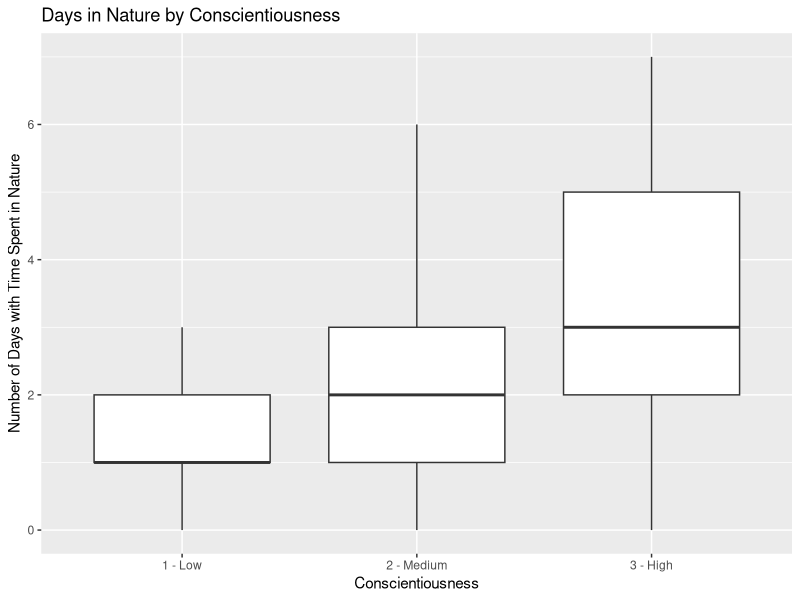
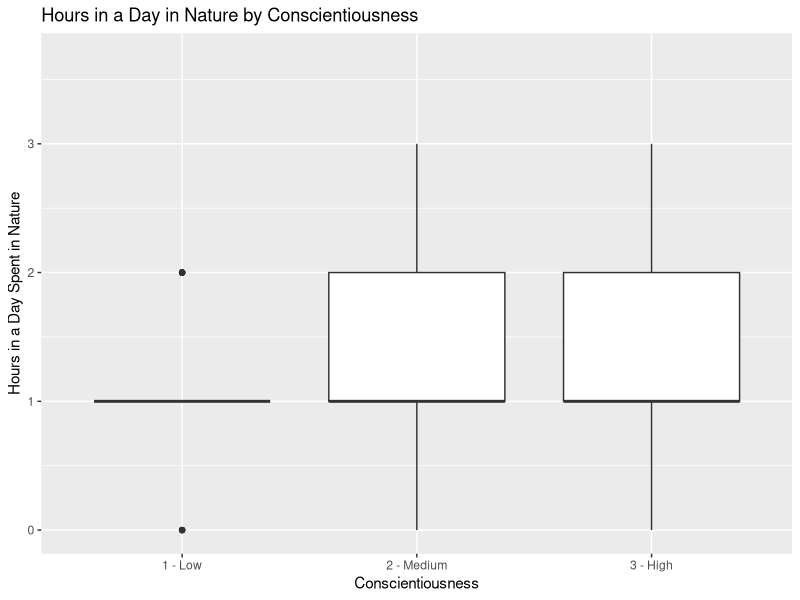
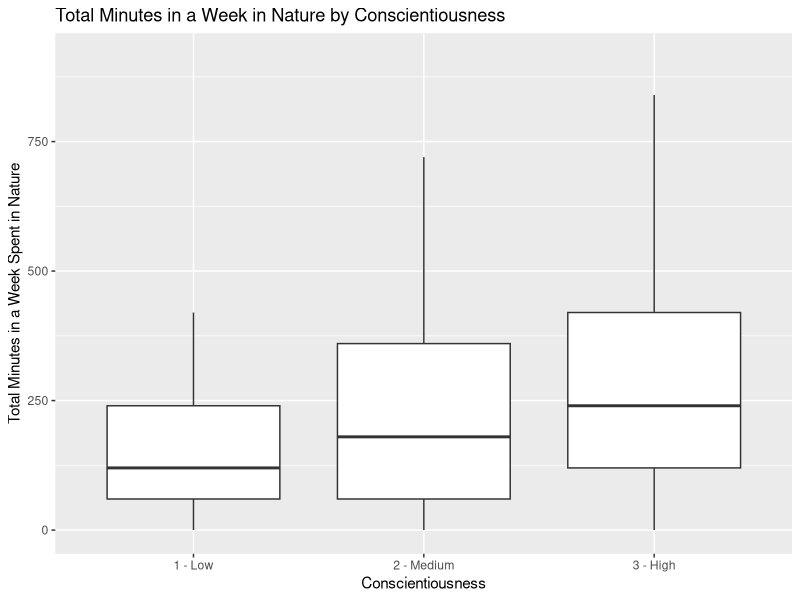
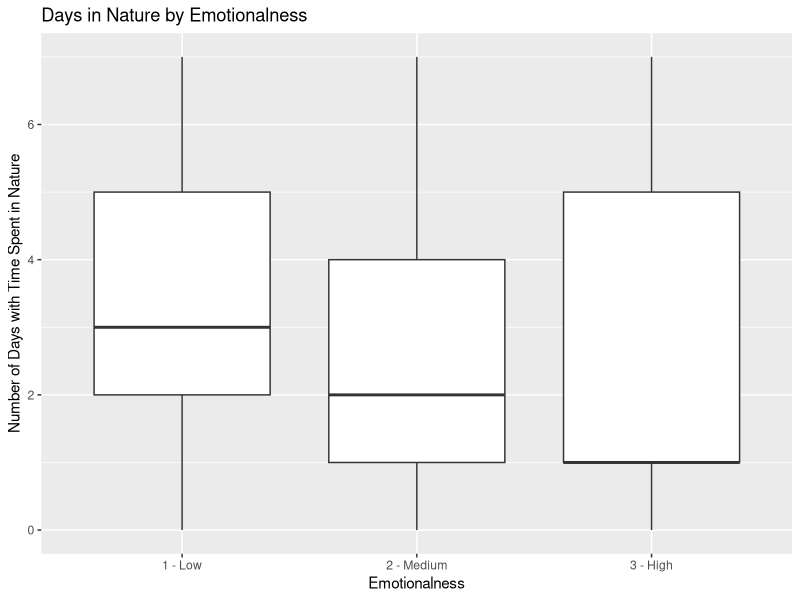
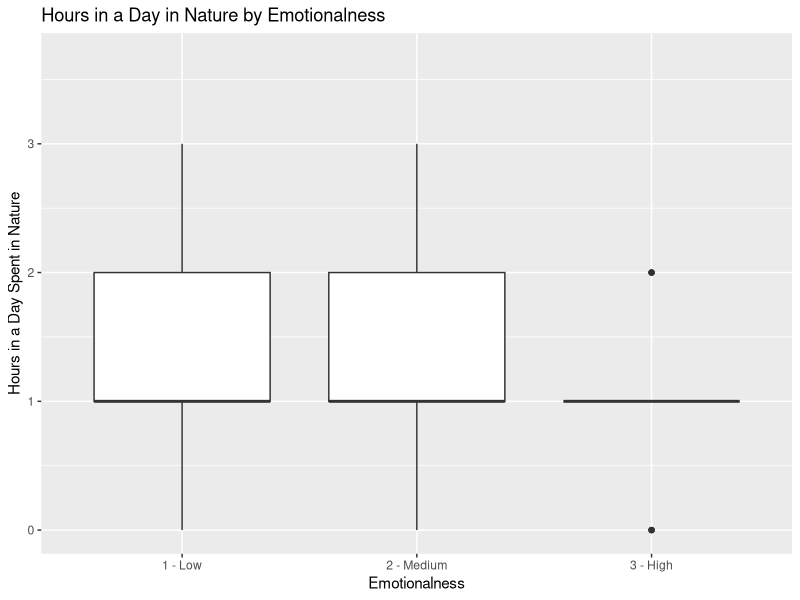
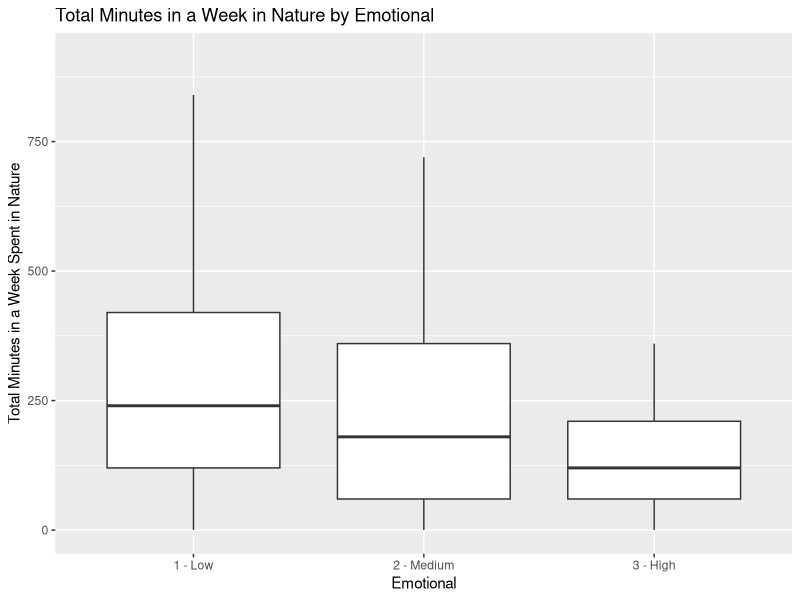
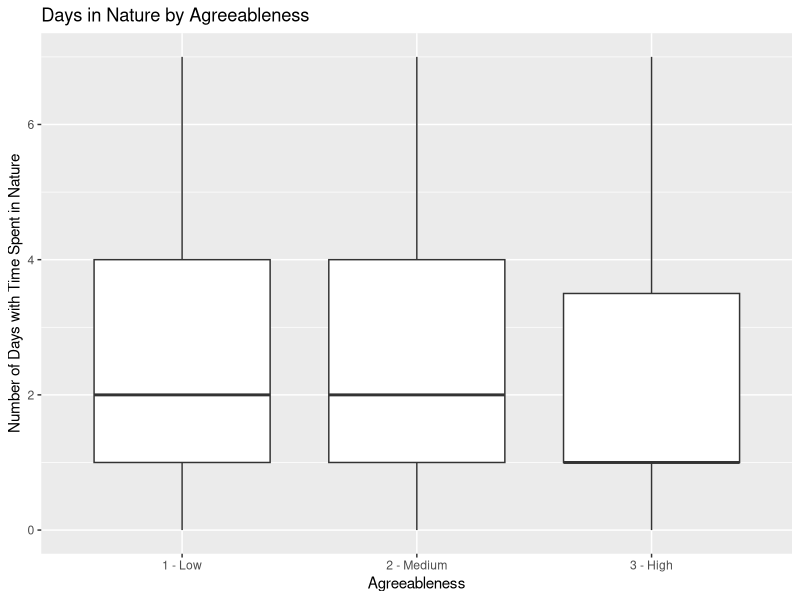
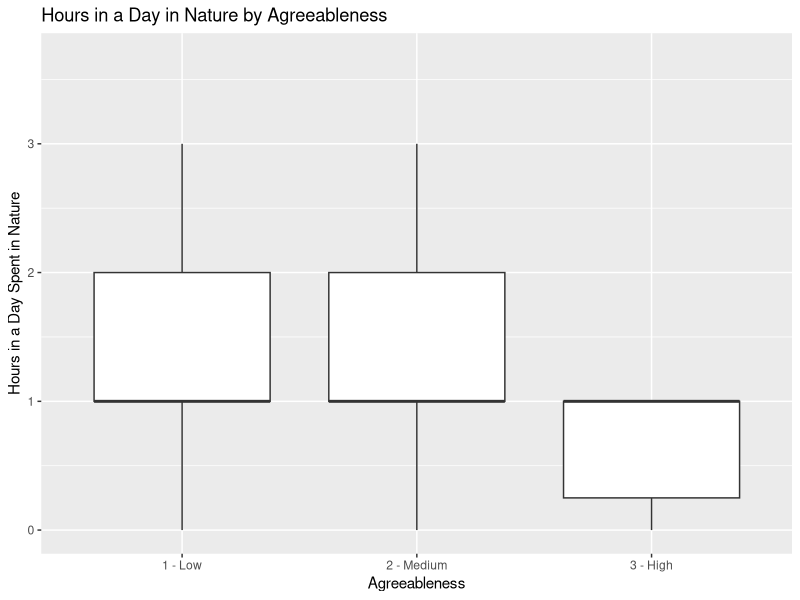

Here is the R script that generated these plots, in order:
## ---- chunk 1
knitr::opts_chunk$set(echo = F, warning = F, message = F)
## ---- chunk 2
library(tidyverse)
library(ggplot2)
## ---- chunk 3
prsn_data_full <- read_csv("data/dataset121321WIDE.csv")

prsn_data <- prsn_data_full %>% select("id", "prolific_id", "c_time_in_nature_daysweek", "c_time_in_nature_hoursdaynew", "c_total_time_naturenew", "numparks_nq", "parkarea_nq", "proppark_nq", "popdensity_nq", "parkareaperperson_nq", "c_surroundings", "y1", "y2", "totalstress1cat","totalstress2cat", "changestress2", "catconscientiousness", "catemotional", "catagreeableness", "catopenness", "catextraversion")

## ---- chunk 4

# creating variable for personality type that combines low and high variables to one for plotting

newvar_prsn_data <- prsn_data %>% 
  mutate(
    # personality 
    conscientiousness = case_when(
      catconscientiousness == 3 ~ "3 - High",
      catconscientiousness == 2 ~ "2 - Medium",
      catconscientiousness == 1 ~ "1 - Low"
    ),
    emotional = case_when(
      catemotional == 3 ~ "3 - High",
      catemotional == 2 ~ "2 - Medium",
      catemotional == 1 ~ "1 - Low"
    ),
    agreeableness = case_when(
      catagreeableness == 3 ~ "3 - High",
      catagreeableness == 2 ~ "2 - Medium",
      catagreeableness == 1 ~ "1 - Low"
    ),
    openness = case_when(
      catopenness == 3 ~ "3 - High",
      catopenness == 2 ~ "2 - Medium",
      catopenness == 1 ~ "1 - Low"
    ),
    extraversion = case_when(
      catextraversion == 3 ~ "3 - High",
      catextraversion == 2 ~ "2 - Medium",
      catextraversion == 1 ~ "1 - Low"
    ),
    
    # park info
    numparks_nq = as.character(numparks_nq),
    parkarea_nq = as.character(parkarea_nq),
    proppark_nq = as.character(proppark_nq),
    popdensity_nq = as.character(popdensity_nq),
    parkareaperperson_nq = as.character(parkareaperperson_nq),
    c_surroundings = case_when(
      c_surroundings == "Other:" ~ "Other",
      TRUE ~ c_surroundings
    ),
    
    # direct nature
    days = c_time_in_nature_daysweek,
    hours = c_time_in_nature_hoursdaynew,
    total = c_total_time_naturenew,
    
    # stress
    
    stress1 = y1,
    stress2 = y2
    # "totalstress1cat","totalstress2cat", "changestress2"

  )

## ---- chunk 5
# Nature

natureDays_Qs <- quantile(newvar_prsn_data$days, na.rm = T)
natureDay_ylim <- c(0, 7)  

natureHours_Qs <- quantile(newvar_prsn_data$hours, na.rm = T)
natureHour_ylim <- c(0, (natureHours_Qs[4]+1.5*(natureHours_Qs[4] - natureHours_Qs[2]))*1.05) 

natureTotal_Qs <- quantile(newvar_prsn_data$total, na.rm = T)
natureTotal_ylim <- c(0, (natureTotal_Qs[4]+1.5*(natureTotal_Qs[4] - natureTotal_Qs[2]))*1.05) 



# stress
changestress_Qs <-quantile(newvar_prsn_data$changestress2, na.rm = T)
changestress_ylim <-  c( (changestress_Qs[2]*2), (changestress_Qs[4]+1.5*(changestress_Qs[4] - changestress_Qs[2]))*1.05) 

stress_ylim <- c(0, 40)

stresscat_ylim <- c(0, 5)

## ---- chunk 6

newvar_prsn_data <- newvar_prsn_data %>%
  mutate(
    natureDays_Q = case_when(
      days > natureDays_Qs[4] ~ "4",
      days > natureDays_Qs[3] ~ "3",
      days > natureDays_Qs[2] ~ "2",
      days >= natureDays_Qs[1] ~ "1"
    ),
    natureHours_Q = case_when(
      hours > natureHours_Qs[4] ~ "4",
      hours > natureHours_Qs[3] ~ "3",
      hours > natureHours_Qs[2] ~ "2",
      hours >= natureHours_Qs[1] ~ "1"
    ),
    natureTotal_Q = case_when(
      total > natureTotal_Qs[4] ~ "4",
      total > natureTotal_Qs[3] ~ "3",
      total > natureTotal_Qs[2] ~ "2",
      total >= natureTotal_Qs[1] ~ "1"
    )
  )

## ---- chunk 7

consc_natureDays <-
  newvar_prsn_data %>%
  filter(!is.na(conscientiousness)) %>%
  ggplot(
         aes_string( x = 'conscientiousness', y = 'days')) + 
  geom_boxplot(outlier.shape = NA) +
  labs(
    x = "Conscientiousness",
    y = "Number of Days with Time Spent in Nature",
    title = "Days in Nature by Conscientiousness",
  )+
  ylim(natureDay_ylim)
consc_natureDays


consc_natureHours <-
  newvar_prsn_data %>%
  filter(!is.na(conscientiousness)) %>%
  ggplot(
         aes_string( x = 'conscientiousness', y = 'hours')) + 
  geom_boxplot() +
  labs(
    x = "Conscientiousness",
    y = "Hours in a Day Spent in Nature",
    title = "Hours in a Day in Nature by Conscientiousness",
  )+
  ylim(natureHour_ylim)
consc_natureHours


consc_natureTotal <-
  newvar_prsn_data %>%
  filter(!is.na(conscientiousness)) %>%
  ggplot(
         aes_string( x = 'conscientiousness', y = 'total')) + 
  geom_boxplot(outlier.shape = NA) +
  labs(
    x = "Conscientiousness",
    y = "Total Minutes in a Week Spent in Nature",
    title = "Total Minutes in a Week in Nature by Conscientiousness",
  )+
  ylim(natureTotal_ylim)
consc_natureTotal
## ---- chunk 8

emo_natureDays <-
  newvar_prsn_data %>%
  filter(!is.na(emotional)) %>%
  ggplot(
         aes_string( x = 'emotional', y = 'days')) + 
  geom_boxplot(outlier.shape = NA) +
  labs(
    x = "Emotionalness",
    y = "Number of Days with Time Spent in Nature",
    title = "Days in Nature by Emotionalness",
  )+
  ylim(natureDay_ylim)
emo_natureDays


emo_natureHours <-
  newvar_prsn_data %>%
  filter(!is.na(emotional)) %>%
  ggplot(
         aes_string( x = 'emotional', y = 'hours')) + 
  geom_boxplot() +
  labs(
    x = "Emotionalness",
    y = "Hours in a Day Spent in Nature",
    title = "Hours in a Day in Nature by Emotionalness",
  )+
  ylim(natureHour_ylim)
emo_natureHours


emo_natureTotal <-
  newvar_prsn_data %>%
  filter(!is.na(emotional)) %>%
  ggplot(
         aes_string( x = 'emotional', y = 'total')) + 
  geom_boxplot(outlier.shape = NA) +
  labs(
    x = "Emotional",
    y = "Total Minutes in a Week Spent in Nature",
    title = "Total Minutes in a Week in Nature by Emotional",
  )+
  ylim(natureTotal_ylim)
emo_natureTotal
## ---- chunk 9

agree_natureDays <-
  newvar_prsn_data %>%
  filter(!is.na(agreeableness)) %>%
  ggplot(
         aes_string( x = 'agreeableness', y = 'days')) + 
  geom_boxplot(outlier.shape = NA) +
  labs(
    x = "Agreeableness",
    y = "Number of Days with Time Spent in Nature",
    title = "Days in Nature by Agreeableness",
  )+
  ylim(natureDay_ylim)
agree_natureDays


agree_natureHours <-
  newvar_prsn_data %>%
  filter(!is.na(agreeableness)) %>%
  ggplot(
         aes_string( x = 'agreeableness', y = 'hours')) + 
  geom_boxplot() +
  labs(
    x = "Agreeableness",
    y = "Hours in a Day Spent in Nature",
    title = "Hours in a Day in Nature by Agreeableness",
  )+
  ylim(natureHour_ylim)
agree_natureHours


agree_natureTotal <-
  newvar_prsn_data %>%
  filter(!is.na(agreeableness)) %>%
  ggplot(
         aes_string( x = 'agreeableness', y = 'total')) + 
  geom_boxplot() +
  labs(
    x = "Agreeableness",
    y = "Total Minutes in a Week Spent in Nature",
    title = "Total Minutes in a Week in Nature by Agreeableness",
  )+
  ylim(natureTotal_ylim)
agree_natureTotal
## ---- chunk 10

open_natureDays <-
  newvar_prsn_data %>%
  filter(!is.na(openness)) %>%
  ggplot(
         aes_string( x = 'openness', y = 'days')) + 
  geom_boxplot(outlier.shape = NA) +
  labs(
    x = "Openness",
    y = "Number of Days with Time Spent in Nature",
    title = "Days in Nature by Openness",
  )+
  ylim(natureDay_ylim)
open_natureDays


open_natureHours <-
  newvar_prsn_data %>%
  filter(!is.na(openness)) %>%
  ggplot(
         aes_string( x = 'openness', y = 'hours')) + 
  geom_boxplot() +
  labs(
    x = "Openness",
    y = "Hours in a Day Spent in Nature",
    title = "Hours in a Day in Nature by Openness",
  )+
  ylim(natureHour_ylim)
open_natureHours


open_natureTotal <-
  newvar_prsn_data %>%
  filter(!is.na(openness)) %>%
  ggplot(
         aes_string( x = 'openness', y = 'total')) + 
  geom_boxplot(outlier.shape = NA) +
  labs(
    x = "Openness",
    y = "Total Minutes in a Week Spent in Nature",
    title = "Total Minutes in a Week in Nature by Openness",
  )+
  ylim(natureTotal_ylim)
open_natureTotal
## ---- chunk 11

extra_natureDays <-
  newvar_prsn_data %>%
  filter(!is.na(extraversion)) %>%
  ggplot(
         aes_string( x = 'extraversion', y = 'days')) + 
  geom_boxplot(outlier.shape = NA) +
  labs(
    x = "Extraversion",
    y = "Number of Days with Time Spent in Nature",
    title = "Days in Nature by Extraversion",
  )+
  ylim(natureDay_ylim)
extra_natureDays


extra_natureHours <-
  newvar_prsn_data %>%
  filter(!is.na(extraversion)) %>%
  ggplot(
         aes_string( x = 'extraversion', y = 'hours')) + 
  geom_boxplot() +
  labs(
    x = "Extraversion",
    y = "Hours in a Day Spent in Nature",
    title = "Hours in a Day in Nature by Extraversion",
  )+
  ylim(natureHour_ylim)
extra_natureHours


extra_natureTotal <-
  newvar_prsn_data %>%
  filter(!is.na(extraversion)) %>%
  ggplot(
         aes_string( x = 'extraversion', y = 'total')) + 
  geom_boxplot(outlier.shape = NA) +
  labs(
    x = "Extraversion",
    y = "Total Minutes in a Week Spent in Nature",
    title = "Total Minutes in a Week in Nature by Extraversion",
  )+
  ylim(natureTotal_ylim)
extra_natureTotal
## ---- chunk 12

np_natureDays <-
  newvar_prsn_data %>%
  filter(!is.na(numparks_nq)) %>%
  ggplot(
         aes_string( x = "numparks_nq", y = 'days')) + 
  geom_boxplot(outlier.shape = NA) +
  labs(
    x = "Number of Parks in Tract",
    y = "Number of Days with Time Spent in Nature",
    title = "Days in Nature by Number of Parks",
  )+
  ylim(natureDay_ylim)
np_natureDays


np_natureHours <-
  newvar_prsn_data %>%
  filter(!is.na(numparks_nq)) %>%
  ggplot(
         aes_string( x = "numparks_nq", y = 'hours')) + 
  geom_boxplot() +
  labs(
    x = "Number of Parks in Tract",
    y = "Hours in a Day Spent in Nature",
    title = "Hours in a Day in Nature by Number of Parks",
  )+
  ylim(natureHour_ylim)
np_natureHours


np_natureTotal <-
  newvar_prsn_data %>%
  filter(!is.na(numparks_nq)) %>%
  ggplot(
         aes_string( x = "numparks_nq", y = 'total')) + 
  geom_boxplot(outlier.shape = NA) +
  labs(
    x = "Number of Parks in Tract",
    y = "Total Minutes in a Week Spent in Nature",
    title = "Total Minutes in a Week in Nature by Number of Parks",
  )+
  ylim(natureTotal_ylim)
np_natureTotal
## ---- chunk 13

pa_natureDays <-
  newvar_prsn_data %>%
  filter(!is.na(parkarea_nq)) %>%
  ggplot(
         aes_string( x = "parkarea_nq", y = 'days')) + 
  geom_boxplot(outlier.shape = NA) +
  labs(
    x = "Park Area in Tract",
    y = "Number of Days with Time Spent in Nature",
    title = "Days in Nature by Park Area in Tract",
  )+
  ylim(natureDay_ylim)
pa_natureDays


pa_natureHours <-
  newvar_prsn_data %>%
  filter(!is.na(parkarea_nq)) %>%
  ggplot(
         aes_string( x = "parkarea_nq", y = 'hours')) + 
  geom_boxplot() +
  labs(
    x = "Park Area in Tract",
    y = "Hours in a Day Spent in Nature",
    title = "Hours in a Day in Nature by Park Area in Tract",
  )+
  ylim(natureHour_ylim)
pa_natureHours


pa_natureTotal <-
  newvar_prsn_data %>%
  filter(!is.na(parkarea_nq)) %>%
  ggplot(
         aes_string( x = "parkarea_nq", y = 'total')) + 
  geom_boxplot(outlier.shape = NA) +
  labs(
    x = "Park Area in Tract",
    y = "Total Minutes in a Week Spent in Nature",
    title = "Total Minutes in a Week in Nature by Park Area in Tract",
  )+
  ylim(natureTotal_ylim)
pa_natureTotal
## ---- chunk 14

pp_natureDays <-
  newvar_prsn_data %>%
  filter(!is.na(proppark_nq)) %>%
  ggplot(
         aes_string( x = "proppark_nq", y = 'days')) + 
  geom_boxplot(outlier.shape = NA) +
  labs(
    x = "Proportion of Park Area in Tract",
    y = "Number of Days with Time Spent in Nature",
    title = "Days in Nature by Proportion of Park Area in Tract",
  )+
  ylim(natureDay_ylim)
pp_natureDays


pp_natureHours <-
  newvar_prsn_data %>%
  filter(!is.na(proppark_nq)) %>%
  ggplot(
         aes_string( x = "proppark_nq", y = 'hours')) + 
  geom_boxplot() +
  labs(
    x = "Proportion of Park Area in Tract",
    y = "Hours in a Day Spent in Nature",
    title = "Hours in a Day in Nature by Proportion of Park Area in Tract",
  )+
  ylim(natureHour_ylim)
pp_natureHours


pp_natureTotal <-
  newvar_prsn_data %>%
  filter(!is.na(proppark_nq)) %>%
  ggplot(
         aes_string( x = "proppark_nq", y = 'total')) + 
  geom_boxplot(outlier.shape = NA) +
  labs(
    x = "Proportion of Park Area in Tract",
    y = "Total Minutes in a Week Spent in Nature",
    title = "Total Minutes in a Week in Nature by Proportion of Park Area in Tract",
  )+
  ylim(natureTotal_ylim)
pp_natureTotal
## ---- chunk 15

pd_natureDays <-
  newvar_prsn_data %>%
  filter(!is.na(popdensity_nq)) %>%
  ggplot(
         aes_string( x = "popdensity_nq", y = 'days')) + 
  geom_boxplot(outlier.shape = NA) +
  labs(
    x = "Population Density of Tract",
    y = "Number of Days with Time Spent in Nature",
    title = "Days in Nature by Population Density",
  )+
  ylim(natureDay_ylim)
pd_natureDays


pd_natureHours <-
  newvar_prsn_data %>%
  filter(!is.na(popdensity_nq)) %>%
  ggplot(
         aes_string( x = "popdensity_nq", y = 'hours')) + 
  geom_boxplot() +
  labs(
    x = "Population Density of Tract",
    y = "Hours in a Day Spent in Nature",
    title = "Hours in a Day in Nature by Population Density",
  )+
  ylim(natureHour_ylim)
pd_natureHours


pd_natureTotal <-
  newvar_prsn_data %>%
  filter(!is.na(popdensity_nq)) %>%
  ggplot(
         aes_string( x = "popdensity_nq", y = 'total')) + 
  geom_boxplot(outlier.shape = NA) +
  labs(
    x = "Population Density of Tract",
    y = "Total Minutes in a Week Spent in Nature",
    title = "Total Minutes in a Week in Nature by Population Density",
  )+
  ylim(natureTotal_ylim)
pd_natureTotal
## ---- chunk 16

pb_natureDays <-
  newvar_prsn_data %>%
  filter(!is.na(parkareaperperson_nq)) %>%
  ggplot(
         aes_string( x = "parkareaperperson_nq", y = 'days')) + 
  geom_boxplot(outlier.shape = NA) +
  labs(
    x = "Park Burden of Tract",
    y = "Number of Days with Time Spent in Nature",
    title = "Days in Nature by Park Burden",
  )+
  ylim(natureDay_ylim)
pb_natureDays


pb_natureHours <-
  newvar_prsn_data %>%
  filter(!is.na(parkareaperperson_nq)) %>%
  ggplot(
         aes_string( x = "parkareaperperson_nq", y = 'hours')) + 
  geom_boxplot() +
  labs(
    x = "Park Burden of Tract",
    y = "Hours in a Day Spent in Nature",
    title = "Hours in a Day in Nature by Park Burden",
  )+
  ylim(natureHour_ylim)
pb_natureHours


pb_natureTotal <-
  newvar_prsn_data %>%
  filter(!is.na(parkareaperperson_nq)) %>%
  ggplot(
         aes_string( x = "parkareaperperson_nq", y = 'total')) + 
  geom_boxplot(outlier.shape = NA) +
  labs(
    x = "Park Burden of Tract",
    y = "Total Minutes in a Week Spent in Nature",
    title = "Total Minutes in a Week in Nature by Park Burden",
  )+
  ylim(natureTotal_ylim)
pb_natureTotal
## ---- chunk 17

sr_natureDays <-
  newvar_prsn_data %>%
  filter(!is.na(c_surroundings)) %>%
  ggplot(
         aes_string( x = "c_surroundings", y = 'days')) + 
  geom_boxplot(outlier.shape = NA) +
  labs(
    x = "Surroundings",
    y = "Number of Days with Time Spent in Nature",
    title = "Days in Nature by Surroundings",
  )+
  ylim(natureDay_ylim)
sr_natureDays


sr_natureHours <-
  newvar_prsn_data %>%
  filter(!is.na(c_surroundings)) %>%
  ggplot(
         aes_string( x = "c_surroundings", y = 'hours')) + 
  geom_boxplot() +
  labs(
    x = "Surroundings",
    y = "Hours in a Day Spent in Nature",
    title = "Hours in a Day in Nature by Surroundings",
  )+
  ylim(natureHour_ylim)
sr_natureHours


sr_natureTotal <-
  newvar_prsn_data %>%
  filter(!is.na(c_surroundings)) %>%
  ggplot(
         aes_string( x = "c_surroundings", y = 'total')) + 
  geom_boxplot(outlier.shape = NA) +
  labs(
    x = "Surroundings",
    y = "Total Minutes in a Week Spent in Nature",
    title = "Total Minutes in a Week in Nature by Surroundings",
  )+
  ylim(natureTotal_ylim)
sr_natureTotal
## ---- chunk 18

consc_stress1 <-
  newvar_prsn_data %>%
  filter(!is.na(conscientiousness)) %>%
  ggplot(
         aes_string( x = 'conscientiousness', y = 'stress1')) + 
  geom_boxplot(outlier.shape = NA) +
  labs(
    x = "Conscientiousness",
    y = "Total Stress at S1",
    title = "Total Stress at S1 by Conscientiousness",
  )+
  ylim(stress_ylim)


emo_stress1 <-
  newvar_prsn_data %>%
  filter(!is.na(emotional)) %>%
  ggplot(
         aes_string( x = 'emotional', y = 'stress1')) + 
  geom_boxplot(outlier.shape = NA) +
  labs(
    x = "Emotionalness",
    y = "Total Stress at S1",
    title = "Total Stress at S1 by Emotionalness",
  )+
  ylim(stress_ylim)



agree_stress1 <-
  newvar_prsn_data %>%
  filter(!is.na(agreeableness)) %>%
  ggplot(
         aes_string( x = 'agreeableness', y = 'stress1')) + 
  geom_boxplot(outlier.shape = NA) +
  labs(
    x = "Agreeableness",
    y = "Total Stress at S1",
    title = "Total Stress at S1 by Agreeableness",
  )+
  ylim(stress_ylim)



open_stress1 <-
  newvar_prsn_data %>%
  filter(!is.na(openness)) %>%
  ggplot(
         aes_string( x = 'openness', y = 'stress1')) + 
  geom_boxplot(outlier.shape = NA) +
  labs(
    x = "Openness",
    y = "Total Stress at S1",
    title = "Total Stress at S1 by Openness",
  )+
  ylim(stress_ylim)



extra_stress1 <-
  newvar_prsn_data %>%
  filter(!is.na(extraversion)) %>%
  ggplot(
         aes_string( x = 'extraversion', y = 'stress1')) + 
  geom_boxplot(outlier.shape = NA) +
  labs(
    x = "Extraversion",
    y = "Total Stress at S1",
    title = "Total Stress at S1 by Extraversion",
  )+
  ylim(stress_ylim)



## ---- chunk 19

consc_stress2 <-
  newvar_prsn_data %>%
  filter(!is.na(conscientiousness)) %>%
  ggplot(
         aes_string( x = 'conscientiousness', y = 'stress2')) + 
  geom_boxplot(outlier.shape = NA) +
  labs(
    x = "Conscientiousness",
    y = "Total Stress at S2",
    title = "Total Stress at S2 by Conscientiousness",
  )+
  ylim(stress_ylim)


emo_stress2 <-
  newvar_prsn_data %>%
  filter(!is.na(emotional)) %>%
  ggplot(
         aes_string( x = 'emotional', y = 'stress2')) + 
  geom_boxplot(outlier.shape = NA) +
  labs(
    x = "Emotionalness",
    y = "Total Stress at S2",
    title = "Total Stress at S2 by Emotionalness",
  )+
  ylim(stress_ylim)



agree_stress2 <-
  newvar_prsn_data %>%
  filter(!is.na(agreeableness)) %>%
  ggplot(
         aes_string( x = 'agreeableness', y = 'stress2')) + 
  geom_boxplot(outlier.shape = NA) +
  labs(
    x = "Agreeableness",
    y = "Total Stress at S2",
    title = "Total Stress at S2 by Agreeableness",
  )+
  ylim(stress_ylim)



open_stress2 <-
  newvar_prsn_data %>%
  filter(!is.na(openness)) %>%
  ggplot(
         aes_string( x = 'openness', y = 'stress2')) + 
  geom_boxplot(outlier.shape = NA) +
  labs(
    x = "Openness",
    y = "Total Stress at S2",
    title = "Total Stress at S2 by Openness",
  )+
  ylim(stress_ylim)



extra_stress2 <-
  newvar_prsn_data %>%
  filter(!is.na(extraversion)) %>%
  ggplot(
         aes_string( x = 'extraversion', y = 'stress2')) + 
  geom_boxplot(outlier.shape = NA) +
  labs(
    x = "Extraversion",
    y = "Total Stress at S2",
    title = "Total Stress at S2 by Extraversion",
  )+
  ylim(stress_ylim)


## ---- chunk 20

consc_totalstress1cat <-
  newvar_prsn_data %>%
  filter(!is.na(conscientiousness)) %>%
  ggplot(
         aes_string( x = 'conscientiousness', y = 'totalstress1cat')) + 
  geom_boxplot(outlier.shape = NA) +
  labs(
    x = "Conscientiousness",
    y = "Categorized Stress at S1",
    title = "Categorized Stress at S1 by Conscientiousness",
  )+
  ylim(stresscat_ylim)


emo_totalstress1cat <-
  newvar_prsn_data %>%
  filter(!is.na(emotional)) %>%
  ggplot(
         aes_string( x = 'emotional', y = 'totalstress1cat')) + 
  geom_boxplot(outlier.shape = NA) +
  labs(
    x = "Emotionalness",
    y = "Categorized Stress at S1",
    title = "Categorized Stress at S1 by Emotionalness",
  )+
  ylim(stresscat_ylim)



agree_totalstress1cat <-
  newvar_prsn_data %>%
  filter(!is.na(agreeableness)) %>%
  ggplot(
         aes_string( x = 'agreeableness', y = 'totalstress1cat')) + 
  geom_boxplot(outlier.shape = NA) +
  labs(
    x = "Agreeableness",
    y = "Categorized Stress at S1",
    title = "Categorized Stress at S1 by Agreeableness",
  )+
  ylim(stresscat_ylim)



open_totalstress1cat <-
  newvar_prsn_data %>%
  filter(!is.na(openness)) %>%
  ggplot(
         aes_string( x = 'openness', y = 'totalstress1cat')) + 
  geom_boxplot(outlier.shape = NA) +
  labs(
    x = "Openness",
    y = "Categorized Stress at S1",
    title = "Categorized Stress at S1 by Openness",
  )+
  ylim(stresscat_ylim)



extra_totalstress1cat <-
  newvar_prsn_data %>%
  filter(!is.na(extraversion)) %>%
  ggplot(
         aes_string( x = 'extraversion', y = 'totalstress1cat')) + 
  geom_boxplot(outlier.shape = NA) +
  labs(
    x = "Extraversion",
    y = "Categorized Stress at S1",
    title = "Categorized Stress at S1 by Extraversion",
  )+
  ylim(stresscat_ylim)


## ---- chunk 21

consc_totalstress2cat <-
  newvar_prsn_data %>%
  filter(!is.na(conscientiousness)) %>%
  ggplot(
         aes_string( x = 'conscientiousness', y = 'totalstress2cat')) + 
  geom_boxplot(outlier.shape = NA) +
  labs(
    x = "Conscientiousness",
    y = "Categorized Stress at S2",
    title = "Categorized Stress at S2 by Conscientiousness",
  )+
  ylim(stresscat_ylim)


emo_totalstress2cat <-
  newvar_prsn_data %>%
  filter(!is.na(emotional)) %>%
  ggplot(
         aes_string( x = 'emotional', y = 'totalstress2cat')) + 
  geom_boxplot(outlier.shape = NA) +
  labs(
    x = "Emotionalness",
    y = "Categorized Stress at S2",
    title = "Categorized Stress at S2 by Emotionalness",
  )+
  ylim(stresscat_ylim)



agree_totalstress2cat <-
  newvar_prsn_data %>%
  filter(!is.na(agreeableness)) %>%
  ggplot(
         aes_string( x = 'agreeableness', y = 'totalstress2cat')) + 
  geom_boxplot(outlier.shape = NA) +
  labs(
    x = "Agreeableness",
    y = "Categorized Stress at S2",
    title = "Categorized Stress at S2 by Agreeableness",
  )+
  ylim(stresscat_ylim)



open_totalstress2cat <-
  newvar_prsn_data %>%
  filter(!is.na(openness)) %>%
  ggplot(
         aes_string( x = 'openness', y = 'totalstress2cat')) + 
  geom_boxplot(outlier.shape = NA) +
  labs(
    x = "Openness",
    y = "Categorized Stress at S2",
    title = "Categorized Stress at S2 by Openness",
  )+
  ylim(stresscat_ylim)



extra_totalstress2cat <-
  newvar_prsn_data %>%
  filter(!is.na(extraversion)) %>%
  ggplot(
         aes_string( x = 'extraversion', y = 'totalstress2cat')) + 
  geom_boxplot(outlier.shape = NA) +
  labs(
    x = "Extraversion",
    y = "Categorized Stress at S2",
    title = "Categorized Stress at S2 by Extraversion",
  )+
  ylim(stresscat_ylim)


## ---- chunk 22

consc_changestress2 <-
  newvar_prsn_data %>%
  filter(!is.na(conscientiousness)) %>%
  ggplot(
         aes_string( x = 'conscientiousness', y = 'changestress2')) + 
  geom_boxplot(outlier.shape = NA) +
  labs(
    x = "Conscientiousness",
    y = "Change in Stress",
    title = "Change in Stress by Conscientiousness",
  )+
  ylim(changestress_ylim)


emo_changestress2 <-
  newvar_prsn_data %>%
  filter(!is.na(emotional)) %>%
  ggplot(
         aes_string( x = 'emotional', y = 'changestress2')) + 
  geom_boxplot(outlier.shape = NA) +
  labs(
    x = "Emotionalness",
    y = "Change in Stress",
    title = "Change in Stress by Emotionalness",
  )+
  ylim(changestress_ylim)



agree_changestress2 <-
  newvar_prsn_data %>%
  filter(!is.na(agreeableness)) %>%
  ggplot(
         aes_string( x = 'agreeableness', y = 'changestress2')) + 
  geom_boxplot(outlier.shape = NA) +
  labs(
    x = "Agreeableness",
    y = "Change in Stress",
    title = "Change in Stress by Agreeableness",
  )+
  ylim(changestress_ylim)



open_changestress2 <-
  newvar_prsn_data %>%
  filter(!is.na(openness)) %>%
  ggplot(
         aes_string( x = 'openness', y = 'changestress2')) + 
  geom_boxplot(outlier.shape = NA) +
  labs(
    x = "Openness",
    y = "Change in Stress",
    title = "Change in Stress by Openness",
  )+
  ylim(changestress_ylim)



extra_changestress2 <-
  newvar_prsn_data %>%
  filter(!is.na(extraversion)) %>%
  ggplot(
         aes_string( x = 'extraversion', y = 'changestress2')) + 
  geom_boxplot(outlier.shape = NA) +
  labs(
    x = "Extraversion",
    y = "Change in Stress",
    title = "Change in Stress by Extraversion",
  )+
  ylim(changestress_ylim)


## ---- chunk 23

consc_stress1
consc_stress2
consc_totalstress1cat
consc_totalstress2cat
consc_changestress2

emo_stress1
emo_stress2
emo_totalstress1cat
emo_totalstress2cat
emo_changestress2

agree_stress1
agree_stress2
agree_totalstress1cat
agree_totalstress2cat
agree_changestress2

open_stress1
open_stress2
open_totalstress1cat
open_totalstress2cat
open_changestress2

extra_stress1
extra_stress2
extra_totalstress1cat
extra_totalstress2cat
extra_changestress2

## ---- chunk 24

np_stress1 <-
  newvar_prsn_data %>%
  filter(!is.na(numparks_nq)) %>%
  ggplot(
         aes_string( x = 'numparks_nq', y = 'stress1')) + 
  geom_boxplot(outlier.shape = NA) +
  labs(
    x = "Number of Parks in Tract",
    y = "Total Stress at S1",
    title = "Total Stress at S1 by Number of Parks in Tract",
  )+
  ylim(stress_ylim)
np_stress1


np_stress2 <-
  newvar_prsn_data %>%
  filter(!is.na(numparks_nq)) %>%
  ggplot(
         aes_string( x = 'numparks_nq', y = 'stress2')) + 
  geom_boxplot(outlier.shape = NA) +
  labs(
    x = "Number of Parks in Tract",
    y = "Total Stress at S2",
    title = "Total Stress at S2 by Number of Parks in Tract",
  )+
  ylim(stress_ylim)
np_stress2


np_totalstress1cat <-
  newvar_prsn_data %>%
  filter(!is.na(numparks_nq)) %>%
  ggplot(
         aes_string( x = 'numparks_nq', y = 'totalstress1cat')) + 
  geom_boxplot(outlier.shape = NA) +
  labs(
    x = "Number of Parks in Tract",
    y = "Categorized Stress at S1",
    title = "Categorized Stress at S1 by Number of Parks in Tract",
  )+
  ylim(stresscat_ylim)
np_totalstress1cat


np_totalstress2cat <-
  newvar_prsn_data %>%
  filter(!is.na(numparks_nq)) %>%
  ggplot(
         aes_string( x = 'numparks_nq', y = 'totalstress2cat')) + 
  geom_boxplot(outlier.shape = NA) +
  labs(
    x = "Number of Parks in Tract",
    y = "Categorized Stress at S2",
    title = "Categorized Stress at S2 by Number of Parks in Tract",
  )+
  ylim(stresscat_ylim)
np_totalstress2cat


np_changestress2 <-
  newvar_prsn_data %>%
  filter(!is.na(numparks_nq)) %>%
  ggplot(
         aes_string( x = 'numparks_nq', y = 'changestress2')) + 
  geom_boxplot(outlier.shape = NA) +
  labs(
    x = "Number of Parks in Tract",
    y = "Change in Stress",
    title = "Change in Stress by Number of Parks in Tract",
  )+
  ylim(changestress_ylim)
np_changestress2

## ---- chunk 25

pa_stress1 <-
  newvar_prsn_data %>%
  filter(!is.na(parkarea_nq)) %>%
  ggplot(
         aes_string( x = 'parkarea_nq', y = 'stress1')) + 
  geom_boxplot(outlier.shape = NA) +
  labs(
    x = "Park Area in Tract",
    y = "Total Stress at S1",
    title = "Total Stress at S1 by Park Area in Tract",
  )+
  ylim(stress_ylim)
pa_stress1


pa_stress2 <-
  newvar_prsn_data %>%
  filter(!is.na(parkarea_nq)) %>%
  ggplot(
         aes_string( x = 'parkarea_nq', y = 'stress2')) + 
  geom_boxplot(outlier.shape = NA) +
  labs(
    x = "Park Area in Tract",
    y = "Total Stress at S2",
    title = "Total Stress at S2 by Park Area in Tract",
  )+
  ylim(stress_ylim)
pa_stress2


pa_totalstress1cat <-
  newvar_prsn_data %>%
  filter(!is.na(parkarea_nq)) %>%
  ggplot(
         aes_string( x = 'parkarea_nq', y = 'totalstress1cat')) + 
  geom_boxplot(outlier.shape = NA) +
  labs(
    x = "Park Area in Tract",
    y = "Categorized Stress at S1",
    title = "Categorized Stress at S1 by Park Area in Tract",
  )+
  ylim(stresscat_ylim)
pa_totalstress1cat


pa_totalstress2cat <-
  newvar_prsn_data %>%
  filter(!is.na(parkarea_nq)) %>%
  ggplot(
         aes_string( x = 'parkarea_nq', y = 'totalstress2cat')) + 
  geom_boxplot(outlier.shape = NA) +
  labs(
    x = "Park Area in Tract",
    y = "Categorized Stress at S2",
    title = "Categorized Stress at S2 by Park Area in Tract",
  )+
  ylim(stresscat_ylim)
pa_totalstress2cat


pa_changestress2 <-
  newvar_prsn_data %>%
  filter(!is.na(parkarea_nq)) %>%
  ggplot(
         aes_string( x = 'parkarea_nq', y = 'changestress2')) + 
  geom_boxplot(outlier.shape = NA) +
  labs(
    x = "Park Area in Tract",
    y = "Change in Stress",
    title = "Change in Stress by Park Area in Tract",
  )+
  ylim(changestress_ylim)
pa_changestress2

## ---- chunk 26

pp_stress1 <-
  newvar_prsn_data %>%
  filter(!is.na(proppark_nq)) %>%
  ggplot(
         aes_string( x = 'proppark_nq', y = 'stress1')) + 
  geom_boxplot(outlier.shape = NA) +
  labs(
    x = "Proportion of Park Area in Tract",
    y = "Total Stress at S1",
    title = "Total Stress at S1 by Proportion of Park Area in Tract",
  )+
  ylim(stress_ylim)
pp_stress1


pp_stress2 <-
  newvar_prsn_data %>%
  filter(!is.na(proppark_nq)) %>%
  ggplot(
         aes_string( x = 'proppark_nq', y = 'stress2')) + 
  geom_boxplot(outlier.shape = NA) +
  labs(
    x = "Proportion of Park Area in Tract",
    y = "Total Stress at S2",
    title = "Total Stress at S2 by Proportion of Park Area in Tract",
  )+
  ylim(stress_ylim)
pp_stress2


pp_totalstress1cat <-
  newvar_prsn_data %>%
  filter(!is.na(proppark_nq)) %>%
  ggplot(
         aes_string( x = 'proppark_nq', y = 'totalstress1cat')) + 
  geom_boxplot(outlier.shape = NA) +
  labs(
    x = "Proportion of Park Area in Tract",
    y = "Categorized Stress at S1",
    title = "Categorized Stress at S1 by Proportion of Park Area in Tract",
  )+
  ylim(stresscat_ylim)
pp_totalstress1cat


pp_totalstress2cat <-
  newvar_prsn_data %>%
  filter(!is.na(proppark_nq)) %>%
  ggplot(
         aes_string( x = 'proppark_nq', y = 'totalstress2cat')) + 
  geom_boxplot(outlier.shape = NA) +
  labs(
    x = "Proportion of Park Area in Tract",
    y = "Categorized Stress at S2",
    title = "Categorized Stress at S2 by Proportion of Park Area in Tract",
  )+
  ylim(stresscat_ylim)
pp_totalstress2cat


pp_changestress2 <-
  newvar_prsn_data %>%
  filter(!is.na(proppark_nq)) %>%
  ggplot(
         aes_string( x = 'proppark_nq', y = 'changestress2')) + 
  geom_boxplot(outlier.shape = NA) +
  labs(
    x = "Proportion of Park Area in Tract",
    y = "Change in Stress",
    title = "Change in Stress by Proportion of Park Area in Tract",
  )+
  ylim(changestress_ylim)
pp_changestress2

## ---- chunk 27

pd_stress1 <-
  newvar_prsn_data %>%
  filter(!is.na(popdensity_nq)) %>%
  ggplot(
         aes_string( x = 'popdensity_nq', y = 'stress1')) + 
  geom_boxplot(outlier.shape = NA) +
  labs(
    x = "Population Density of Tract",
    y = "Total Stress at S1",
    title = "Total Stress at S1 by Population Density",
  )+
  ylim(stress_ylim)
pd_stress1


pd_stress2 <-
  newvar_prsn_data %>%
  filter(!is.na(popdensity_nq)) %>%
  ggplot(
         aes_string( x = 'popdensity_nq', y = 'stress2')) + 
  geom_boxplot(outlier.shape = NA) +
  labs(
    x = "Population Density of Tract",
    y = "Total Stress at S2",
    title = "Total Stress at S2 by Population Density",
  )+
  ylim(stress_ylim)
pd_stress2


pd_totalstress1cat <-
  newvar_prsn_data %>%
  filter(!is.na(popdensity_nq)) %>%
  ggplot(
         aes_string( x = 'popdensity_nq', y = 'totalstress1cat')) + 
  geom_boxplot(outlier.shape = NA) +
  labs(
    x = "Population Density of Tract",
    y = "Categorized Stress at S1",
    title = "Categorized Stress at S1 by Population Density",
  )+
  ylim(stresscat_ylim)
pd_totalstress1cat


pd_totalstress2cat <-
  newvar_prsn_data %>%
  filter(!is.na(popdensity_nq)) %>%
  ggplot(
         aes_string( x = 'popdensity_nq', y = 'totalstress2cat')) + 
  geom_boxplot(outlier.shape = NA) +
  labs(
    x = "Population Density of Tract",
    y = "Categorized Stress at S2",
    title = "Categorized Stress at S2 by Population Density",
  )+
  ylim(stresscat_ylim)
pd_totalstress2cat


pd_changestress2 <-
  newvar_prsn_data %>%
  filter(!is.na(popdensity_nq)) %>%
  ggplot(
         aes_string( x = 'popdensity_nq', y = 'changestress2')) + 
  geom_boxplot(outlier.shape = NA) +
  labs(
    x = "Population Density of Tract",
    y = "Change in Stress",
    title = "Change in Stress by Population Density",
  )+
  ylim(changestress_ylim)
pd_changestress2

## ---- chunk 28

pd_stress1 <-
  newvar_prsn_data %>%
  filter(!is.na(parkareaperperson_nq)) %>%
  ggplot(
         aes_string( x = 'parkareaperperson_nq', y = 'stress1')) + 
  geom_boxplot(outlier.shape = NA) +
  labs(
    x = "Park Burden of Tract",
    y = "Total Stress at S1",
    title = "Total Stress at S1 by Park Burden",
  )+
  ylim(stress_ylim)
pd_stress1


pd_stress2 <-
  newvar_prsn_data %>%
  filter(!is.na(parkareaperperson_nq)) %>%
  ggplot(
         aes_string( x = 'parkareaperperson_nq', y = 'stress2')) + 
  geom_boxplot(outlier.shape = NA) +
  labs(
    x = "Park Burden of Tract",
    y = "Total Stress at S2",
    title = "Total Stress at S2 by Park Burden",
  )+
  ylim(stress_ylim)
pd_stress2


pd_totalstress1cat <-
  newvar_prsn_data %>%
  filter(!is.na(parkareaperperson_nq)) %>%
  ggplot(
         aes_string( x = 'parkareaperperson_nq', y = 'totalstress1cat')) + 
  geom_boxplot(outlier.shape = NA) +
  labs(
    x = "Park Burden of Tract",
    y = "Categorized Stress at S1",
    title = "Categorized Stress at S1 by Park Burden",
  )+
  ylim(stresscat_ylim)
pd_totalstress1cat


pd_totalstress2cat <-
  newvar_prsn_data %>%
  filter(!is.na(parkareaperperson_nq)) %>%
  ggplot(
         aes_string( x = 'parkareaperperson_nq', y = 'totalstress2cat')) + 
  geom_boxplot(outlier.shape = NA) +
  labs(
    x = "Park Burden of Tract",
    y = "Categorized Stress at S2",
    title = "Categorized Stress at S2 by Park Burden",
  )+
  ylim(stresscat_ylim)
pd_totalstress2cat


pd_changestress2 <-
  newvar_prsn_data %>%
  filter(!is.na(parkareaperperson_nq)) %>%
  ggplot(
         aes_string( x = 'parkareaperperson_nq', y = 'changestress2')) + 
  geom_boxplot(outlier.shape = NA) +
  labs(
    x = "Park Burden of Tract",
    y = "Change in Stress",
    title = "Change in Stress by Park Burden",
  )+
  ylim(changestress_ylim)
pd_changestress2

## ---- chunk 29

pd_stress1 <-
  newvar_prsn_data %>%
  filter(!is.na(c_surroundings)) %>%
  ggplot(
         aes_string( x = 'c_surroundings', y = 'stress1')) + 
  geom_boxplot(outlier.shape = NA) +
  labs(
    x = "Surroundings",
    y = "Total Stress at S1",
    title = "Total Stress at S1 by Surroundings",
  )+
  ylim(stress_ylim)
pd_stress1


pd_stress2 <-
  newvar_prsn_data %>%
  filter(!is.na(c_surroundings)) %>%
  ggplot(
         aes_string( x = 'c_surroundings', y = 'stress2')) + 
  geom_boxplot(outlier.shape = NA) +
  labs(
    x = "Surroundings",
    y = "Total Stress at S2",
    title = "Total Stress at S2 by Surroundings",
  )+
  ylim(stress_ylim)
pd_stress2


pd_totalstress1cat <-
  newvar_prsn_data %>%
  filter(!is.na(c_surroundings)) %>%
  ggplot(
         aes_string( x = 'c_surroundings', y = 'totalstress1cat')) + 
  geom_boxplot(outlier.shape = NA) +
  labs(
    x = "Surroundings",
    y = "Categorized Stress at S1",
    title = "Categorized Stress at S1 by Surroundings",
  )+
  ylim(stresscat_ylim)
pd_totalstress1cat


pd_totalstress2cat <-
  newvar_prsn_data %>%
  filter(!is.na(c_surroundings)) %>%
  ggplot(
         aes_string( x = 'c_surroundings', y = 'totalstress2cat')) + 
  geom_boxplot(outlier.shape = NA) +
  labs(
    x = "Surroundings",
    y = "Categorized Stress at S2",
    title = "Categorized Stress at S2 by Surroundings",
  )+
  ylim(stresscat_ylim)
pd_totalstress2cat


pd_changestress2 <-
  newvar_prsn_data %>%
  filter(!is.na(c_surroundings)) %>%
  ggplot(
         aes_string( x = 'c_surroundings', y = 'changestress2')) + 
  geom_boxplot(outlier.shape = NA) +
  labs(
    x = "Surroundings",
    y = "Change in Stress",
    title = "Change in Stress by Surroundings",
  )+
  ylim(changestress_ylim)
pd_changestress2

## ---- chunk 30

days_stress1 <-
  newvar_prsn_data %>%
  filter(!is.na(natureDays_Q)) %>%
  ggplot(
         aes_string( x = 'natureDays_Q', y = 'stress1')) + 
  geom_boxplot(outlier.shape = NA) +
  labs(
    x = "Quartile of Days with Time Spent in Nature",
    y = "Total Stress at S1",
    title = "Total Stress at S1 by Quartile of Days with Time Spent in Nature",
  )+
  ylim(stress_ylim)
days_stress1


days_stress2 <-
  newvar_prsn_data %>%
  filter(!is.na(natureDays_Q)) %>%
  ggplot(
         aes_string( x = 'natureDays_Q', y = 'stress2')) + 
  geom_boxplot(outlier.shape = NA) +
  labs(
    x = "Quartile of Days with Time Spent in Nature",
    y = "Total Stress at S2",
    title = "Total Stress at S2 by Quartile of Days with Time Spent in Nature",
  )+
  ylim(stress_ylim)
days_stress2


days_totalstress1cat <-
  newvar_prsn_data %>%
  filter(!is.na(natureDays_Q)) %>%
  ggplot(
         aes_string( x = 'natureDays_Q', y = 'totalstress1cat')) + 
  geom_boxplot(outlier.shape = NA) +
  labs(
    x = "Quartile of Days with Time Spent in Nature",
    y = "Categorized Stress at S1",
    title = "Categorized Stress at S1 by Quartile of Days with Time Spent in Nature",
  )+
  ylim(stresscat_ylim)
days_totalstress1cat


days_totalstress2cat <-
  newvar_prsn_data %>%
  filter(!is.na(natureDays_Q)) %>%
  ggplot(
         aes_string( x = 'natureDays_Q', y = 'totalstress2cat')) + 
  geom_boxplot(outlier.shape = NA) +
  labs(
    x = "Quartile of Days with Time Spent in Nature",
    y = "Categorized Stress at S2",
    title = "Categorized Stress at S2 by Quartile of Days with Time Spent in Nature",
  )+
  ylim(stresscat_ylim)
days_totalstress2cat


days_changestress2 <-
  newvar_prsn_data %>%
  filter(!is.na(natureDays_Q)) %>%
  ggplot(
         aes_string( x = 'natureDays_Q', y = 'changestress2')) + 
  geom_boxplot(outlier.shape = NA) +
  labs(
    x = "Quartile of Days with Time Spent in Nature",
    y = "Change in Stress",
    title = "Change in Stress by Quartile of Days with Time Spent in Nature",
  )+
  ylim(changestress_ylim)
days_changestress2

## ---- chunk 31

hours_stress1 <-
  newvar_prsn_data %>%
  filter(!is.na(natureHours_Q)) %>%
  ggplot(
         aes_string( x = 'natureHours_Q', y = 'stress1')) + 
  geom_boxplot(outlier.shape = NA) +
  labs(
    x = "Quartile of Hours in Nature",
    y = "Total Stress at S1",
    title = "Total Stress at S1 by Quartile of Hours in Nature",
  )+
  ylim(stress_ylim)
hours_stress1


hours_stress2 <-
  newvar_prsn_data %>%
  filter(!is.na(natureHours_Q)) %>%
  ggplot(
         aes_string( x = 'natureHours_Q', y = 'stress2')) + 
  geom_boxplot(outlier.shape = NA) +
  labs(
    x = "Quartile of Hours in Nature",
    y = "Total Stress at S2",
    title = "Total Stress at S2 by Quartile of Hours in Nature",
  )+
  ylim(stress_ylim)
hours_stress2


hours_totalstress1cat <-
  newvar_prsn_data %>%
  filter(!is.na(natureHours_Q)) %>%
  ggplot(
         aes_string( x = 'natureHours_Q', y = 'totalstress1cat')) + 
  geom_boxplot(outlier.shape = NA) +
  labs(
    x = "Quartile of Hours in Nature",
    y = "Categorized Stress at S1",
    title = "Categorized Stress at S1 by Quartile of Hours in Nature",
  )+
  ylim(stresscat_ylim)
hours_totalstress1cat


hours_totalstress2cat <-
  newvar_prsn_data %>%
  filter(!is.na(natureHours_Q)) %>%
  ggplot(
         aes_string( x = 'natureHours_Q', y = 'totalstress2cat')) + 
  geom_boxplot(outlier.shape = NA) +
  labs(
    x = "Quartile of Hours in Nature",
    y = "Categorized Stress at S2",
    title = "Categorized Stress at S2 by Quartile of Hours in Nature",
  )+
  ylim(stresscat_ylim)
hours_totalstress2cat


hours_changestress2 <-
  newvar_prsn_data %>%
  filter(!is.na(natureHours_Q)) %>%
  ggplot(
         aes_string( x = 'natureHours_Q', y = 'changestress2')) + 
  geom_boxplot(outlier.shape = NA) +
  labs(
    x = "Quartile of Hours in Nature",
    y = "Change in Stress",
    title = "Change in Stress by Quartile of Hours in Nature",
  )+
  ylim(changestress_ylim)
hours_changestress2

## ---- chunk 32

hours_stress1 <-
  newvar_prsn_data %>%
  filter(!is.na(natureTotal_Q)) %>%
  ggplot(
         aes_string( x = 'natureTotal_Q', y = 'stress1')) + 
  geom_boxplot(outlier.shape = NA) +
  labs(
    x = "Quartile of Total Time Spent in Nature",
    y = "Total Stress at S1",
    title = "Total Stress at S1 by Quartile of Total Time Spent in Nature",
  )+
  ylim(stress_ylim)
hours_stress1


hours_stress2 <-
  newvar_prsn_data %>%
  filter(!is.na(natureTotal_Q)) %>%
  ggplot(
         aes_string( x = 'natureTotal_Q', y = 'stress2')) + 
  geom_boxplot(outlier.shape = NA) +
  labs(
    x = "Quartile of Total Time Spent in Nature",
    y = "Total Stress at S2",
    title = "Total Stress at S2 by Quartile of Total Time Spent in Nature",
  )+
  ylim(stress_ylim)
hours_stress2


hours_totalstress1cat <-
  newvar_prsn_data %>%
  filter(!is.na(natureTotal_Q)) %>%
  ggplot(
         aes_string( x = 'natureTotal_Q', y = 'totalstress1cat')) + 
  geom_boxplot(outlier.shape = NA) +
  labs(
    x = "Quartile of Total Time Spent in Nature",
    y = "Categorized Stress at S1",
    title = "Categorized Stress at S1 by Quartile of Total Time Spent in Nature",
  )+
  ylim(stresscat_ylim)
hours_totalstress1cat


hours_totalstress2cat <-
  newvar_prsn_data %>%
  filter(!is.na(natureTotal_Q)) %>%
  ggplot(
         aes_string( x = 'natureTotal_Q', y = 'totalstress2cat')) + 
  geom_boxplot(outlier.shape = NA) +
  labs(
    x = "Quartile of Total Time Spent in Nature",
    y = "Categorized Stress at S2",
    title = "Categorized Stress at S2 by Quartile of Total Time Spent in Nature",
  )+
  ylim(stresscat_ylim)
hours_totalstress2cat


hours_changestress2 <-
  newvar_prsn_data %>%
  filter(!is.na(natureTotal_Q)) %>%
  ggplot(
         aes_string( x = 'natureTotal_Q', y = 'changestress2')) + 
  geom_boxplot(outlier.shape = NA) +
  labs(
    x = "Quartile of Hours with in Nature",
    y = "Change in Stress",
    title = "Change in Stress by Quartile of Total Time Spent in Nature",
  )+
  ylim(changestress_ylim)
hours_changestress2
